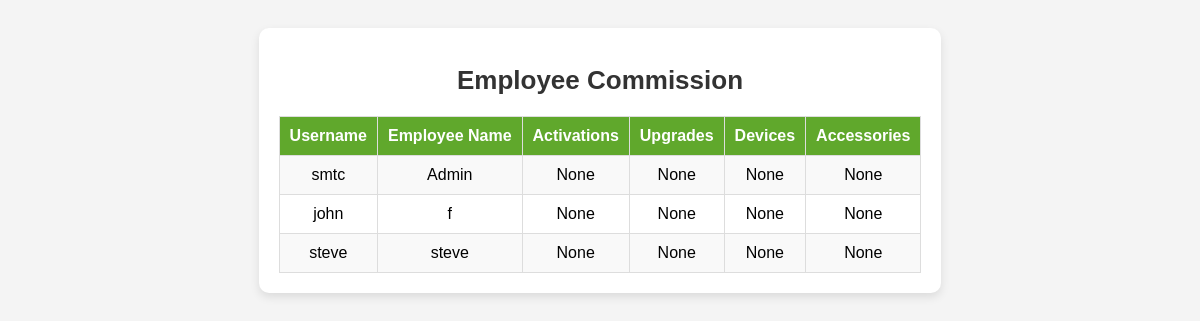
The page /commission (signed in) on the database as committed earlier.
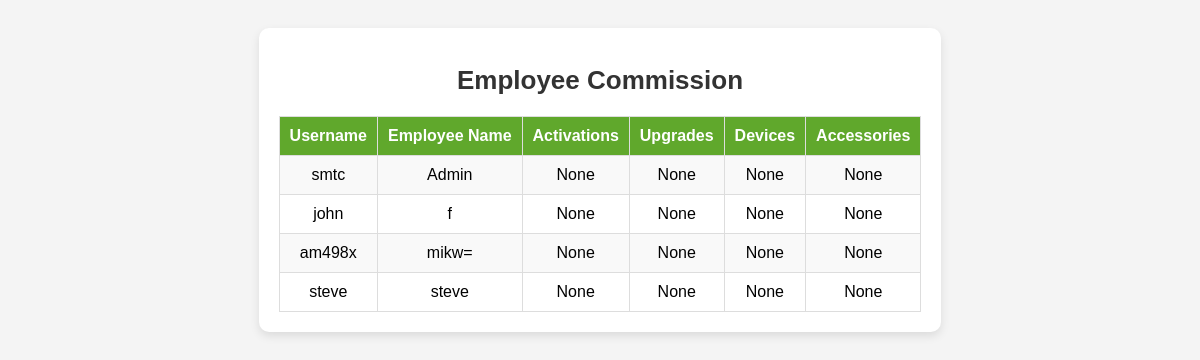
The same page on the database as committed later.
### tables this page shows
CREATE TABLE users(
            id INTEGER PRIMARY KEY AUTOINCREMENT,
            name TEXT UNIQUE NOT NULL,
            email TEXT UNIQUE NOT NULL,
            phone TEXT UNIQUE NOT NULL,
            username TEXT UNIQUE,
            password TEXT,
            approved INTEGER DEFAULT 0,
            is_admin INTEGER DEFAULT 0
        , rejected INTEGER DEFAULT 0);

### app.py (the view)
@app.route('/commission')
def commission():
    if 'logged_in' not in session:
        return redirect(url_for('login'))
    db = get_db()
    cursor = db.cursor()
    cursor.execute('''
        SELECT
            users.username,
            users.name,
            SUM(parsed_receipts.activations_count) AS total_activations,
            SUM(parsed_receipts.upgrades_count) AS total_upgrades,
            SUM(parsed_receipts.activations_count + parsed_receipts.upgrades_count) AS total_devices,
            SUM(parsed_receipts.accessory_prices) AS total_accessories
        FROM
            users
        LEFT JOIN
            parsed_receipts ON users.id = parsed_receipts.user_id
        GROUP BY
            users.username, users.name
    ''')
    commission_data = cursor.fetchall()
    return render_template('commission.html', commission_data=commission_data)

### app.py (called while the page is built)
def get_db():
    if 'db' not in g:
        g.db = sqlite3.connect(DATABASE)
    return g.db

@app.teardown_appcontext
def close_connection(exception):
    db = g.pop('db', None)
    if db is not None:
        db.close()

### templates/commission.html (shortened to what this page needs)
<!DOCTYPE html>
<html lang="en">
<head>
</head>
<body>
    <div class="container">
        <h1>Employee Commission</h1>
        <table>
            <tr>
                <th>Username</th>
                <th>Employee Name</th>
                <th>Activations</th>
                <th>Upgrades</th>
                <th>Devices</th>
                <th>Accessories</th>
            </tr>
            {% for entry in commission_data %}
            <tr>
                <td>{{ entry[0] }}</td>
                <td>{{ entry[1] }}</td>
                <td>{{ entry[2] }}</td>
                <td>{{ entry[3] }}</td>
                <td>{{ entry[4] }}</td>
                <td>{{ entry[5] }}</td>
            </tr>
            {% endfor %}
        </table>
    </div>
</body>
</html>

Rows that differ between the two databases and show on the page:
added users: username "am498x", name "mikw=", entry "None"
